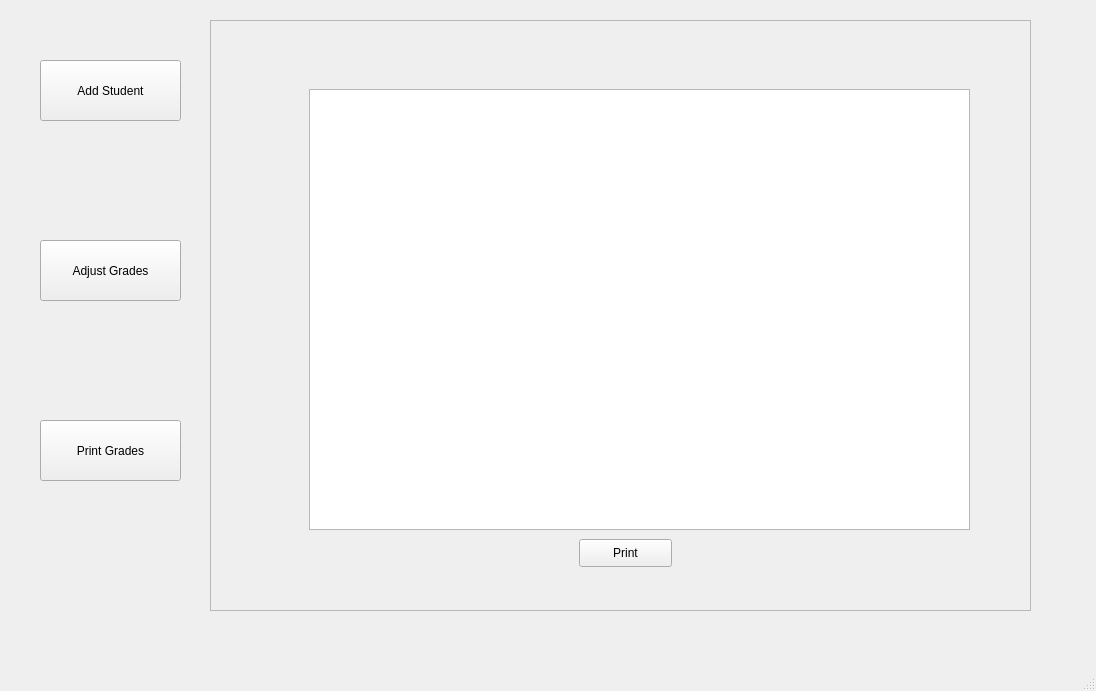
<?xml version="1.0" encoding="UTF-8"?>
<ui version="4.0">
 <class>MainWindow</class>
 <widget class="QMainWindow" name="MainWindow">
  <property name="geometry">
   <rect>
    <x>0</x>
    <y>0</y>
    <width>1096</width>
    <height>691</height>
   </rect>
  </property>
  <property name="windowTitle">
   <string>MainWindow</string>
  </property>
  <widget class="QWidget" name="centralwidget">
   <widget class="QFrame" name="frame">
    <property name="geometry">
     <rect>
      <x>210</x>
      <y>20</y>
      <width>821</width>
      <height>591</height>
     </rect>
    </property>
    <property name="frameShape">
     <enum>QFrame::StyledPanel</enum>
    </property>
    <property name="frameShadow">
     <enum>QFrame::Raised</enum>
    </property>
    <widget class="QStackedWidget" name="stackedWidget">
     <property name="geometry">
      <rect>
       <x>29</x>
       <y>29</y>
       <width>761</width>
       <height>541</height>
      </rect>
     </property>
     <property name="currentIndex">
      <number>2</number>
     </property>
     <widget class="QWidget" name="page">
      <widget class="QLabel" name="label">
       <property name="geometry">
        <rect>
         <x>284</x>
         <y>30</y>
         <width>211</width>
         <height>61</height>
        </rect>
       </property>
       <property name="font">
        <font>
         <pointsize>12</pointsize>
        </font>
       </property>
       <property name="text">
        <string>Register New Student</string>
       </property>
      </widget>
      <widget class="QLabel" name="label_2">
       <property name="geometry">
        <rect>
         <x>60</x>
         <y>90</y>
         <width>101</width>
         <height>41</height>
        </rect>
       </property>
       <property name="text">
        <string>First Name</string>
       </property>
      </widget>
      <widget class="QLabel" name="label_3">
       <property name="geometry">
        <rect>
         <x>60</x>
         <y>150</y>
         <width>101</width>
         <height>41</height>
        </rect>
       </property>
       <property name="text">
        <string>Last Name</string>
       </property>
      </widget>
      <widget class="QLabel" name="label_4">
       <property name="geometry">
        <rect>
         <x>60</x>
         <y>220</y>
         <width>101</width>
         <height>41</height>
        </rect>
       </property>
       <property name="text">
        <string>Select Elective</string>
       </property>
      </widget>
      <widget class="QRadioButton" name="pe_radio_btn">
       <property name="geometry">
        <rect>
         <x>60</x>
         <y>280</y>
         <width>131</width>
         <height>20</height>
        </rect>
       </property>
       <property name="text">
        <string>Physical Education</string>
       </property>
       <attribute name="buttonGroup">
        <string notr="true">elective_btn_group</string>
       </attribute>
      </widget>
      <widget class="QRadioButton" name="theatre_radio_btn">
       <property name="geometry">
        <rect>
         <x>60</x>
         <y>320</y>
         <width>95</width>
         <height>20</height>
        </rect>
       </property>
       <property name="text">
        <string>Theatre</string>
       </property>
       <attribute name="buttonGroup">
        <string notr="true">elective_btn_group</string>
       </attribute>
      </widget>
      <widget class="QRadioButton" name="art_radio_btn">
       <property name="geometry">
        <rect>
         <x>60</x>
         <y>360</y>
         <width>95</width>
         <height>20</height>
        </rect>
       </property>
       <property name="text">
        <string>Art</string>
       </property>
       <attribute name="buttonGroup">
        <string notr="true">elective_btn_group</string>
       </attribute>
      </widget>
      <widget class="QLineEdit" name="first_name_input">
       <property name="geometry">
        <rect>
         <x>140</x>
         <y>100</y>
         <width>113</width>
         <height>22</height>
        </rect>
       </property>
      </widget>
      <widget class="QLineEdit" name="last_name_input">
       <property name="geometry">
        <rect>
         <x>140</x>
         <y>160</y>
         <width>113</width>
         <height>22</height>
        </rect>
       </property>
      </widget>
      <widget class="QPushButton" name="save_btn">
       <property name="geometry">
        <rect>
         <x>60</x>
         <y>410</y>
         <width>93</width>
         <height>28</height>
        </rect>
       </property>
       <property name="text">
        <string>Save</string>
       </property>
      </widget>
     </widget>
     <widget class="QWidget" name="page_2">
      <widget class="QListWidget" name="list_students">
       <property name="geometry">
        <rect>
         <x>30</x>
         <y>40</y>
         <width>256</width>
         <height>192</height>
        </rect>
       </property>
      </widget>
      <widget class="QLabel" name="label_5">
       <property name="geometry">
        <rect>
         <x>40</x>
         <y>10</y>
         <width>241</width>
         <height>20</height>
        </rect>
       </property>
       <property name="font">
        <font>
         <pointsize>10</pointsize>
        </font>
       </property>
       <property name="text">
        <string>Select a Student for Grading</string>
       </property>
      </widget>
      <widget class="QTableWidget" name="grades_table_widget">
       <property name="geometry">
        <rect>
         <x>370</x>
         <y>30</y>
         <width>251</width>
         <height>461</height>
        </rect>
       </property>
       <column>
        <property name="text">
         <string>Courses</string>
        </property>
       </column>
       <column>
        <property name="text">
         <string>Grade</string>
        </property>
       </column>
      </widget>
      <widget class="QLabel" name="save_student_lbl">
       <property name="geometry">
        <rect>
         <x>50</x>
         <y>290</y>
         <width>201</width>
         <height>41</height>
        </rect>
       </property>
       <property name="text">
        <string>Save {Student_Name}'s Grades</string>
       </property>
      </widget>
      <widget class="QPushButton" name="save_btn_2">
       <property name="geometry">
        <rect>
         <x>50</x>
         <y>330</y>
         <width>93</width>
         <height>28</height>
        </rect>
       </property>
       <property name="text">
        <string>Save</string>
       </property>
      </widget>
     </widget>
     <widget class="QWidget" name="page_3">
      <widget class="QTextEdit" name="textEdit">
       <property name="geometry">
        <rect>
         <x>70</x>
         <y>40</y>
         <width>661</width>
         <height>441</height>
        </rect>
       </property>
      </widget>
      <widget class="QPushButton" name="print_button">
       <property name="geometry">
        <rect>
         <x>340</x>
         <y>490</y>
         <width>93</width>
         <height>28</height>
        </rect>
       </property>
       <property name="text">
        <string>Print</string>
       </property>
      </widget>
     </widget>
    </widget>
   </widget>
   <widget class="QPushButton" name="btn_page1">
    <property name="geometry">
     <rect>
      <x>40</x>
      <y>60</y>
      <width>141</width>
      <height>61</height>
     </rect>
    </property>
    <property name="text">
     <string>Add Student</string>
    </property>
   </widget>
   <widget class="QPushButton" name="btn_page2">
    <property name="geometry">
     <rect>
      <x>40</x>
      <y>240</y>
      <width>141</width>
      <height>61</height>
     </rect>
    </property>
    <property name="text">
     <string>Adjust Grades</string>
    </property>
   </widget>
   <widget class="QPushButton" name="btn_page3">
    <property name="geometry">
     <rect>
      <x>40</x>
      <y>420</y>
      <width>141</width>
      <height>61</height>
     </rect>
    </property>
    <property name="text">
     <string>Print Grades</string>
    </property>
   </widget>
  </widget>
  <widget class="QMenuBar" name="menubar">
   <property name="geometry">
    <rect>
     <x>0</x>
     <y>0</y>
     <width>1096</width>
     <height>26</height>
    </rect>
   </property>
  </widget>
  <widget class="QStatusBar" name="statusbar"/>
 </widget>
 <resources/>
 <connections/>
 <buttongroups>
  <buttongroup name="elective_btn_group"/>
 </buttongroups>
</ui>
